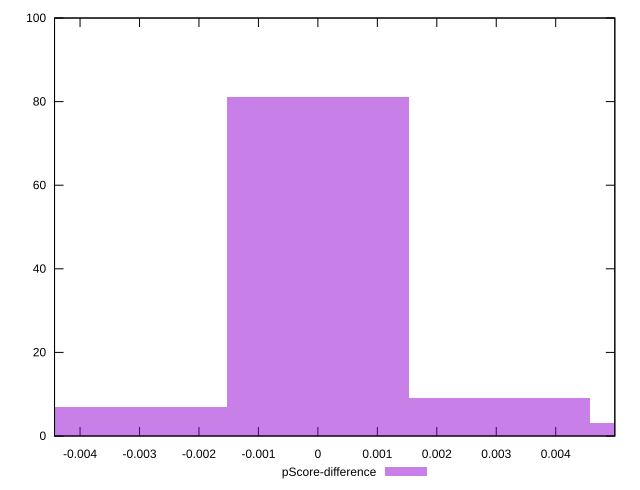

Generate this figure with gnuplot:
reset

$pScoreDifference <<EOF
0 81
-0.003052267654449172 7
0.003052267654449172 9
0.006104535308898344 3
EOF

set key outside below
set boxwidth 0.003052267654449172
set xrange [-0.004429166714350452:0.004994166294733593]
set yrange [0:100]
set trange [0:100]
set style fill transparent solid 0.5 noborder
set terminal svg size 640, 490 enhanced background rgb 'white'
set output "report_00016_2021-02-10T13-31-48.338Z/uses-rel-preconnect/samples/pages+cached+noadtech+nomedia+nocss/pScore-difference/histogram.svg"

plot $pScoreDifference title "pScore-difference" with boxes

reset
